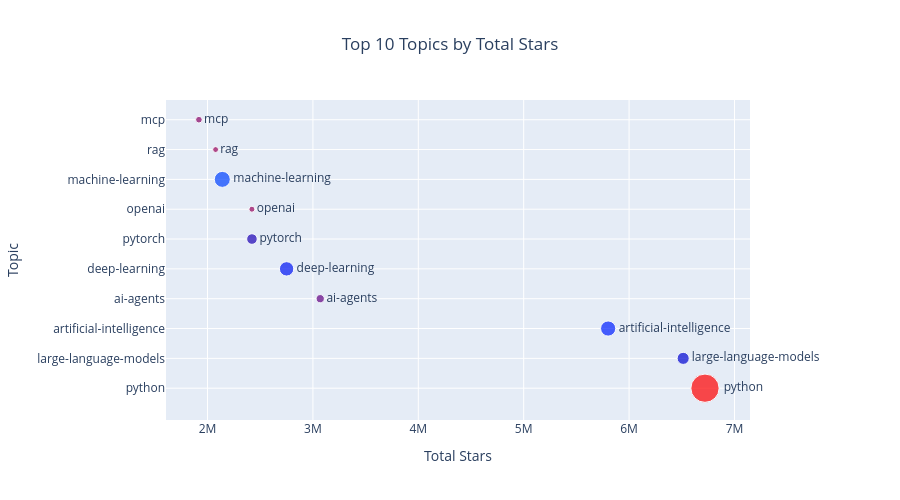

The notebook cell saved with this chart:
### Code cell
fig = px.scatter(
    data_frame=top_topics_stars,
    x="total_stars",
    y="final_topic",
    size="repository_count",
    text="final_topic",
    labels={
        "total_stars": "Total Stars",
        "final_topic": "Topic",
        "repository_count": "Repositories",
    },
    title="Top 10 Topics by Total Stars",
    color="repository_count",
    color_continuous_scale="rainbow"

)
fig.update_traces(textposition="middle right",cliponaxis=False)
fig.update_layout(

    height=500,
    title={"x": 0.5},
    xaxis_title="Total Stars",
    yaxis_title="Topic",
    coloraxis_showscale=False,
    margin={"r": 150}
)
fig.show()

### Figure 1 — Plotly figure (JSON) as saved in the notebook; plotly's stock layout.template omitted (floating-point values rounded to 4 significant figures)
{"data": [{"cliponaxis": false, "hovertemplate": "Total Stars=%{x}<br>Topic=%{text}<br>Repositories=%{marker.color}<extra></extra>", "legendgroup": "", "marker": {"color": [10376, 1901, 2987, 891, 2676, 1459, 468, 3320, 443, 573], "coloraxis": "coloraxis", "size": [10376, 1901, 2987, 891, 2676, 1459, 468, 3320, 443, 573], "sizemode": "area", "sizeref": 25.94, "symbol": "circle"}, "mode": "markers+text", "name": "", "orientation": "h", "showlegend": false, "text": ["python", "large-language-models", "artificial-intelligence", "ai-agents", "deep-learning", "pytorch", "openai", "machine-learning", "rag", "mcp"], "textposition": "middle right", "type": "scatter", "x": [6720280, 6513293, 5801383, 3069480, 2750349, 2421607, 2421087, 2140221, 2076744, 1918354], "xaxis": "x", "y": ["python", "large-language-models", "artificial-intelligence", "ai-agents", "deep-learning", "pytorch", "openai", "machine-learning", "rag", "mcp"], "yaxis": "y"}], "layout": {"coloraxis": {"autocolorscale": false, "colorbar": {"title": {"text": "Repositories"}}, "colorscale": [[0, "rgb(150,0,90)"], [0.125, "rgb(0,0,200)"], [0.25, "rgb(0,25,255)"], [0.375, "rgb(0,152,255)"], [0.5, "rgb(44,255,150)"], [0.625, "rgb(151,255,0)"], [0.75, "rgb(255,234,0)"], [0.875, "rgb(255,111,0)"], [1, "rgb(255,0,0)"]], "showscale": false}, "height": 500, "legend": {"itemsizing": "constant", "tracegroupgap": 0}, "margin": {"r": 150}, "title": {"text": "Top 10 Topics by Total Stars", "x": 0.5}, "xaxis": {"anchor": "y", "domain": [0, 1], "title": {"text": "Total Stars"}}, "yaxis": {"anchor": "x", "domain": [0, 1], "title": {"text": "Topic"}}}}
